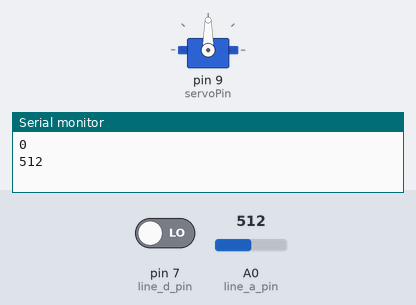
This sketch was run on a simulated Arduino Uno, built with avr-gcc and run on an emulated ATmega328P. Parts: servo, the last lines printed to the serial monitor. The test bench sets the inputs (shaded band); at power-on: A0 (line_a_pin) = 512, pin 7 (line_d_pin) LOW.

Above: at 0.12 s.
At 1.8 s:
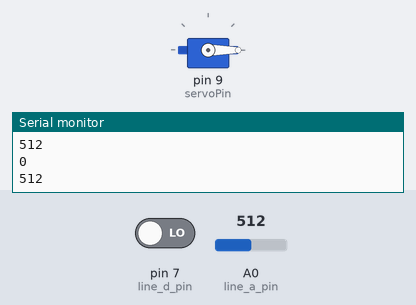
1.9 s: A0 (line_a_pin) set to 610
At 2.12 s:
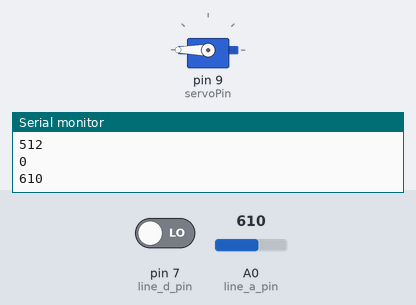
6.0 s: A0 (line_a_pin) set to 590
9.5 s: A0 (line_a_pin) set to 716
Timing chart, 0 to 19.6 s (numbered marks = the images above; inputs shaded):
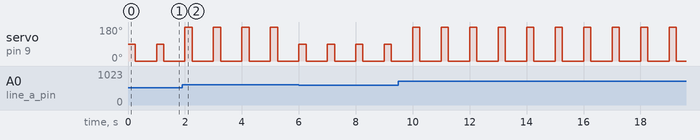

The sketch:

servo_doline.ino
```cpp
#include "Servo.h"

Servo myServo;

const int line_d_pin = 7;
const int line_a_pin = A0;
const int servoPin = 9;

void setup() {
  myServo.attach(servoPin);
  Serial.begin(9600);
  pinMode(line_d_pin, INPUT);
}

void loop() {
  int d_value = digitalRead(line_d_pin);
  int a_value = analogRead(line_a_pin);

  Serial.println(d_value);
  Serial.println(a_value);
  Serial.println();

  if (a_value < 600){
    myServo.write(90);
    delay(250);
    myServo.write(0);
    delay(250);
  }
  else {
    myServo.write(180);
    delay(250);
    myServo.write(0);
    delay(250);
  }
  delay(500);
}
```

Measured:
- by itself, servo on pin 9 (servoPin): alternates 180° for 0.25 s and 0° for 0.75 s
